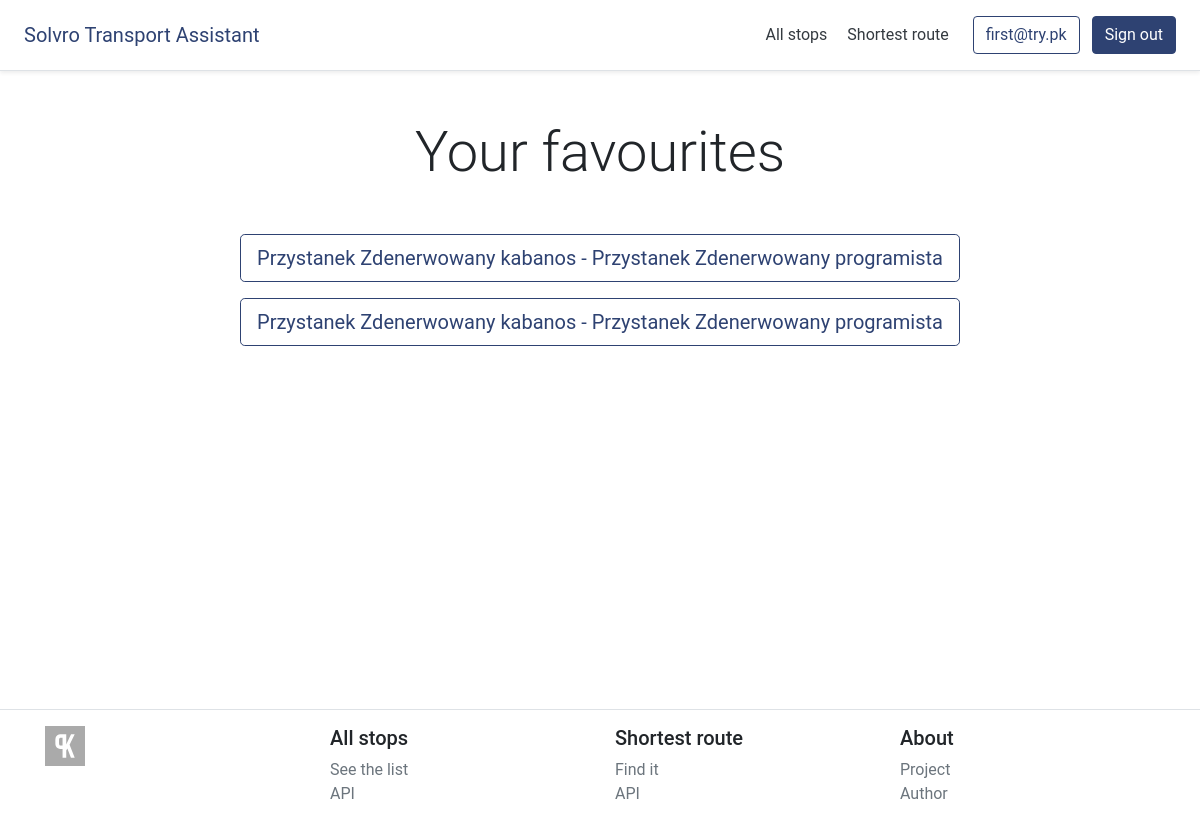
The page /favourites (signed in) on the database as committed earlier.
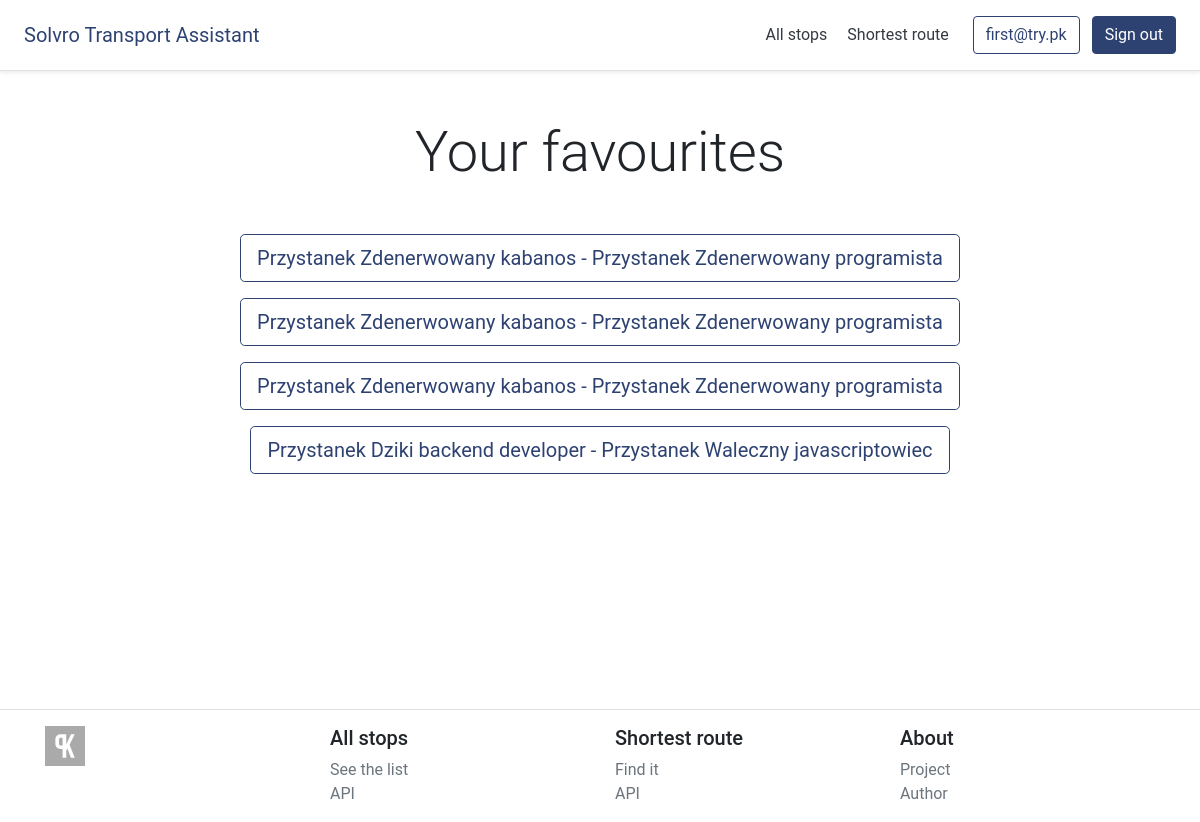
The same page on the database as committed later.
### users/models.py (models this page shows)
class CustomUser(AbstractBaseUser, PermissionsMixin):
    email = models.EmailField('email', unique=True)
    is_staff = models.BooleanField(default=False)
    is_active = models.BooleanField(default=True)
    date_joined = models.DateTimeField(default=timezone.now)
    USERNAME_FIELD = 'email'
    REQUIRED_FIELDS = []
    objects = CustomUserManager()
    def __str__(self):
        return self.email

### main/models.py (models this page shows, shortened)
class Favourite(models.Model):
    source = models.CharField(max_length=255)
    target = models.CharField(max_length=255)
    user = models.ForeignKey(CustomUser, on_delete=models.CASCADE)

### main/views.py (the view, shortened to what this page needs)
# urls.py: path('favourites', views.favourites, name='favourites'),
@login_required
def favourites(request):
    if request.method == "GET":
        favourites = Favourite.objects.filter(user=request.user)
        return render(
            request, "main/favourites.html", {"favourites": favourites}
        )

### main/templates/main/favourites.html (shortened to what this page needs)
{% extends 'main/base.html' %}
{% block content %}
{% if favourites %}
  <h1 class="display-4 text-center my-5">Your favourites</h1>
  {% for favourite in favourites %}
    <form method="post" action="{% url 'shortest_route' %}">
      <button type="submit" class="btn btn-lg d-block mb-3 mx-auto btn-outline-primary">{{ favourite.source }} - {{ favourite.target }}</button>
    </form>
  {% endfor %}
{% else %}
  <h1 class="display-4 text-center my-5">You don't have any favourites.</h1>
{% endif %}
{% endblock %}

### main/templates/main/base.html (shortened to what this page needs)
{% load static %}
<!doctype html>
<html lang="en">
  <head>
    <link rel="stylesheet" href="{% static 'css/bootstrap.min.css' %}">
    <link rel="stylesheet" href="{% static 'css/app.css' %}">
  </head>
  <body>
    <div class="d-flex flex-column flex-md-row align-items-center p-3 px-md-4 mb-3 bg-white border-bottom shadow-sm">
      <h5 class="my-0 mr-md-auto font-weight-normal"><a href="{% url 'home' %}">Solvro Transport Assistant</a></h5>
      <nav class="my-2 my-md-0 mr-md-3">
        <a class="p-2 text-dark" href="{% url 'stops' %}">All stops</a>
        <a class="p-2 text-dark" href="{% url 'shortest_route' %}">Shortest route</a>
      </nav>
      <nav>
        {% if user.is_authenticated %}
        <a class="btn btn-outline-primary mr-2" href="{% url 'favourites' %}">{{ user }}</a>
        <form class="d-inline" action="{% url 'signout' %}" method="POST">{% csrf_token %}<button type="submit" class="btn btn-primary">Sign out</button></form>
        {% else %}
        <a class="btn btn-outline-primary mr-2" href="{% url 'signup' %}">Create account</a>
        <a class="btn btn-primary" href="{% url 'signin' %}">Sign in</a>
        {% endif %}
      </nav>
    </div>
    <div class="container content">
      {% block content %}{% endblock %}
    </div>
    <footer class="d-flex border-top pt-3">
      <div class="container">
        <div class="row">
          <div class="col-12 col-md mb-3 mb-md-0">
            <a href="https://pawelkolman.github.io" target="_blank">
              <img src="{% static 'img/pk_logo.svg' %}" width="40"/>
            </a>
          </div>
          <div class="col-md">
            <h5>All stops</h5>
            <ul class="list-unstyled text-small">
              <li><a class="text-muted" href="{% url 'stops' %}">See the list</a></li>
              <li><a class="text-muted" href="{% url 'stops_api' %}">API</a></li>
            </ul>
          </div>
          <div class="col-md">
            <h5>Shortest route</h5>
            <ul class="list-unstyled text-small">
              <li><a class="text-muted" href="{% url 'shortest_route' %}">Find it</a></li>
              <li><a class="text-muted" href="{% url 'shortest_route_api' %}">API</a></li>
            </ul>
          </div>
          <div class="col-md">
            <h5>About</h5>
            <ul class="list-unstyled text-small">
              <li><a class="text-muted" href="https://github.com/pawelkolman/SolvroTransportAssistant" target="_blank">Project</a></li>
              <li><a class="text-muted" href="https://pawelkolman.github.io" target="_blank">Author</a></li>
            </ul>
          </div>
        </div>
      </div>
    </footer>
  </body>
</html>

### main/static/css/app.css (style rules this page uses)
.content { min-height: calc(100vh - 210px); }

Rows that differ between the two databases and show on the page:
added Favourite: source "Przystanek Zdenerwowany kabanos", target "Przystanek Zdenerwowany programista"
added Favourite: source "Przystanek Dziki backend developer", target "Przystanek Waleczny javascriptowiec"
